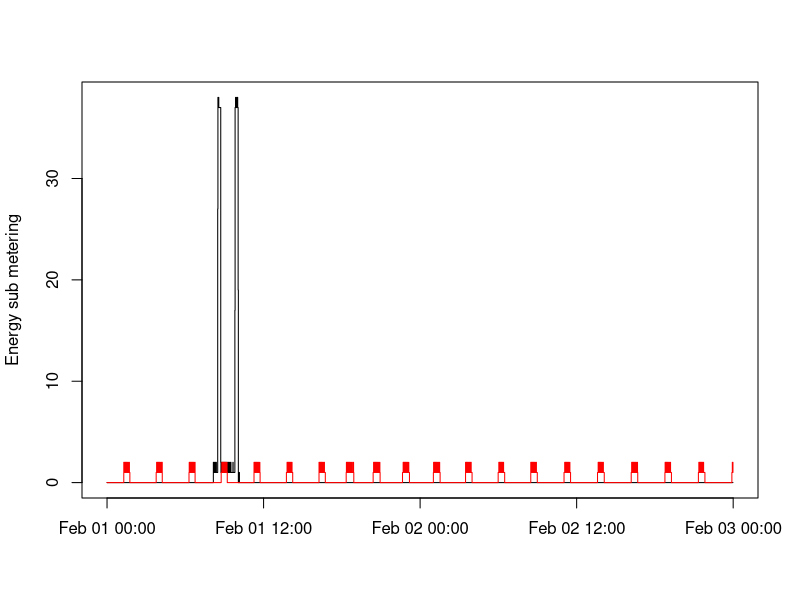

The R script that drew this image: (Note: this script raises an error after producing the figure.)
## Project for Exploratory Data Analysis

##  This file genenates plot3 for project 1
  
  
##  Step 1 - Load the data that has been filtered
## Note:  The filtering of data to Feb 1 and 2, 2007 in in plot1.R
    
  powerfeb <- read.csv ("febpower2.csv")  ## read Feb 1,2, 2007 data
  
## change text date & time and add new column to plot from
  
  newdatetime <- strptime(paste(powerfeb$Date,powerfeb$Time), format= "%d/%m/%Y %H:%M:%S")

  ## add this column to the data
  newpowerfeb <- cbind(powerfeb,newdatetime)
  
  ##  Plot the data and save the file

  png(filename = "plot3.png")
  with(newpowerfeb, plot(newdatetime, Sub_metering_1,type = "s", ylab= "Energy sub metering", xlab = " "))
  with (subset(newpowerfeb, points(newdatetime, Sub_metering_2, type = "s", col= "red")))
  with (subset(newpowerfeb, points(newdatetime, Sub_metering_3, type = "s", col= "blue")))
  legend("topright", lty=c(1,1,1), cex=.9,  pt.cex = 1,col = c("black", "red", "blue"), legend = c("Sub_metering_1 ","Sub_metering_2 ","Sub_metering_3 "))
      
  
  dev.off()   ## close the PNG device.
  
  
